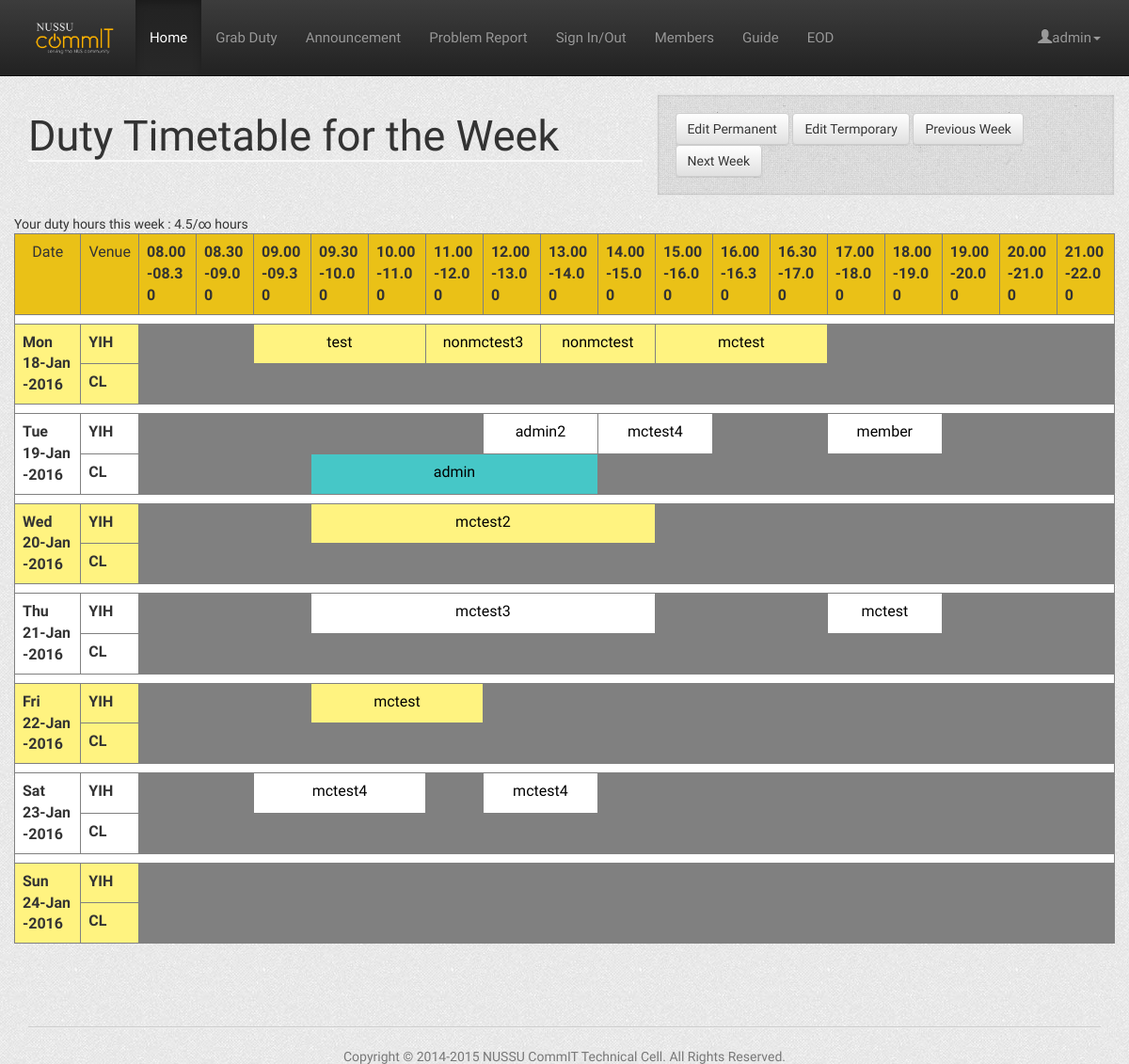
Page /index (signed in) on the committed database.
### tables this page shows
CREATE TABLE IF NOT EXISTS `duty_schedule` (
  `id` int(11) NOT NULL,
  `day` varchar(30) NOT NULL,
  `time` varchar(30) NOT NULL,
  `supervisor_cl` int(11) DEFAULT '-1',
  `supervisor_yih` int(11) DEFAULT '-1',
  `row_id` int(11) NOT NULL
);

CREATE TABLE IF NOT EXISTS `users` (
  `id` int(11) NOT NULL,
  `name` varchar(40) NOT NULL,
  `matric_number` varchar(30) DEFAULT NULL,
  `contact` varchar(30) DEFAULT NULL COMMENT 'phone number',
  `password` varchar(60) NOT NULL,
  `email` varchar(50) NOT NULL DEFAULT '',
  `is_admin` tinyint(1) NOT NULL DEFAULT '0',
  `cell` varchar(24) NOT NULL DEFAULT 'none',
  `position` varchar(24) NOT NULL DEFAULT 'Subcom',
  `new_ann` int(11) NOT NULL DEFAULT '1',
  `status` int(1) NOT NULL DEFAULT '1' COMMENT 'activation status',
  `temp1` int(11) NOT NULL,
  `temp2` int(11) NOT NULL,
  `tracking` varchar(11) NOT NULL DEFAULT '0',
  `duty` int(11) NOT NULL DEFAULT '1',
  `notification` int(11) NOT NULL DEFAULT '0'
);

### Controller/UserController.php (called while the page is built, shortened)
<?php
require_once(dirname(__FILE__).'/../Utils/Connection.php');
require_once(dirname(__FILE__).'/../Utils/DBoperation.php');
class UserController {
    private static $instance;
    private $userList;
    private function __construct() {
        $this->userList = new DBOperation("users");
    }
    public static function getInstance() {
        if (!self::$instance) {
            self::$instance = new self();
        }
        return self::$instance;
    }
    public function isAdmin($userID) {
        $condition = array('id' => $userID);
        $user = $this->userList->get($condition);
        return $user[0]["is_admin"];
    }
}
?>

### Utils/DBoperation.php (called while the page is built, shortened)
<?php
require_once(dirname(__FILE__).'/DBhandler.php');
	Class DBOperation
	{
		private $tableName;
		private static $dbHandler;
		public function DBOperation($tableName)
		{
			$this->tableName = $tableName;
			self::$dbHandler = new DBHandler();
		}
                private function commandiseCondition($condition)
                {
                    $conditionCommand = "";
                    foreach ($condition as $key => $value)
                    {
                        if ($conditionCommand != "")
                        {
                            $conditionCommand = $conditionCommand." AND ";
                        }
                        $conditionCommand = $conditionCommand.$key." = \"".$value."\"";
                    }
                    return $conditionCommand;
                }
                public function get($conditions,$sortBy = "")
		{
                    $conditionCommand = $this->commandiseCondition($conditions);
                    $query = "SELECT * FROM ".$this->tableName;
                    if ($conditionCommand != "")
                    {
                        $query = $query." WHERE ".$conditionCommand;
                    }
                    return self::$dbHandler->getQuery($query);
		}
	};
?>

### Utils/DBhandler.php (called while the page is built, shortened)
<?php
Class DBHandler
{
    private $con;
    public function DBHandler()
    {
        $this->con = mysqli_connect(DB_SERVER,DB_USER,DB_PASS,DB_NAME);
    }
    public function getQuery($query)
    {
        $result = mysqli_query($this->con,$query);
        $data = array();
        $i = 0;
        while ($data[$i++] = mysqli_fetch_array($result));
        unset($data[count($data)-1]);
        return $data;
    }
};
?>

### Controller/DutyController.php (called while the page is built, shortened)
<?php
require_once(dirname(__FILE__).'/../Utils/Connection.php');
require_once(dirname(__FILE__).'/../Model/User.php');
require_once(dirname(__FILE__).'/../Model/Duty.php');
require_once(dirname(__FILE__).'/../Model/Date.php');
require_once(dirname(__FILE__).'/../Utils/DBoperation.php');
class DutyController {
    private static $instance;
    private $dutySchedule;
    private $grabList;
    private $dropList;
    private function __construct() {
        $this->dutySchedule = new DBOperation("duty_schedule");
        $this->grabList = new DBOperation("grabbed_duty");
        $this->dropList = new DBoperation("released_duty");
    }
    public static function getInstance() {
    	if (!self::$instance) {
            self::$instance = new self();
        }
        return self::$instance;
    }
    public function countDutyHours($userID, $day) {
        $day = new Date($day->getDate(), $day->getMonth(), $day->getYear());
        $hours = 0;
        for ($i = 0; $i < 7; ++$i) {
            for ($j = $i * 17 + 1; $j <= ($i + 1) * 17; ++$j) {
                foreach (array('yih','cl') as $k) {
                    $dutyCheck = new DailyDuty($j, null, null, null, $k, $day->getDate(), $day->getMonth(), $day->getYear());
                    if ($this->getSupervisorID($dutyCheck) == $userID) {
                        $hours += $this->getIntervalDuty($j);
                    }
                }
            }
            $day = $day->addDay(1);
        }
        return $hours;
    }
    public function getSupervisorID($duty) {
        $queryCondition = array('id' => $duty->getID());
        $dutySchedule = $this->dutySchedule->get($queryCondition)[0];
        $queryCondition = array('date' => $duty->getDate(),
                                'month' => $duty->getMonth(),
                                'year' => $duty->getYear(),
                                'schedule_id' => $duty->getID(),
                                'venue' => $duty->getLocation());
        $dropList = $this->dropList->get($queryCondition);
        $grabList = $this->grabList->get($queryCondition);
        if (count($dropList) == 0 && count($grabList) == 0) {
            return $dutySchedule["supervisor_".$duty->getLocation()];
        } else if (count($dropList) > 0) {
            return $dropList[count($dropList)-1]["supervisor_id"] * (-1);
        } else if (count($grabList) > 0) {
            return $grabList[count($grabList)-1]["supervisor_id"];
        }
    }
    public function getDutySchedule($date, $month, $year)
    {
        $tempDate = new Date($date, $month, $year);
        $dayName = $tempDate->getDay();
        $queryCondition = array(); $queryCondition["day"] = $dayName;
        $dutySchedule = $this->dutySchedule->get($queryCondition);
        for ($i = 0; $i < count($dutySchedule); ++$i) {
            foreach (["yih","cl"] as $venue) {
                $duty = new DailyDuty($dutySchedule[$i]["id"], null, null, null, $venue, $date, $month, $year);
                $dutySchedule[$i]["supervisor_".$venue] = $this->getSupervisorID($duty);
            }
        }
        return $dutySchedule;
    }
    public function getIntervalDuty($dutySessionID) {
        $timeDuty = $this->getTimeDuty($dutySessionID);
        $startTime = intval(substr($timeDuty,0,2)) * 100 + intval(substr($timeDuty,3,2));
        $endTime = intval(substr($timeDuty,6,2)) * 100 + intval(substr($timeDuty,9,2));
        if (($endTime - $startTime) % 100 == 0) {
            return ($endTime - $startTime) / 100;
        } else {
            return floor(($endTime - $startTime) / 100) + 0.5;
        }
    }
    public function getTimeDuty($dutySessionID) {
        $queryCondition = array('id' => $dutySessionID);
        return $this->dutySchedule->get($queryCondition)[0]['time'];
    }
}
?>

### Model/Duty.php (called while the page is built, shortened)
<?php
class Duty {
    private $id;
    private $location;
    public function __construct($id, $day, $user, $time, $location) {
        $this->id = $id;
        $this->location = $location;
    }
    public function getID() {
    	return $this->id;
    }
    public function getLocation() {
        return $this->location;
    }
   }
class DailyDuty extends Duty {
	private $date;
	private $month;
	private $year;
    public function __construct($id, $day, $user, $time, $location, $date, $month, $year) {
    	$this->date = $date;
    	$this->month = $month;
    	$this->year = $year;
    }
    public function getDate() {
        return  $this->date;
    }
    public function getMonth() {
    	return $this->month;
   	}
   public function getYear() {
   	return $this->year;
   }
}
?>

### Model/Date.php (called while the page is built, shortened)
<?php
class Date {
    private $date = "";
    private $month = "";
    private $year = "";
    public function __construct($date, $month, $year) {
    	$this->date = $date;
    	$this->month = $month;
    	$this->year = $year;
    }
    public function getDate() {
        return $this->date;
    }
    public function getMonth() {
        return $this->month;
    }
    public function getYear() {
        return $this->year;
    }
    public function getDay() {
        $tempDate = $this->year."-".$this->month."-".$this->date;
        return date('l', strtotime( $tempDate));
    }
    public function printToString() {
        $monthName = ["Jan","Feb","Mar","Apr","May","Jun","Jul","Aug","Sep","Oct","Nov","Dec"];
        $string = $this->date."-".$monthName[$this->month-1]."-".$this->year;
        return $string;
    }
    public function addDay($numberOfDays) {
        $date = new DateTime($this->year."-".$this->month."-".$this->date);
        $date->modify("+". $numberOfDays ." day");
        return new self($date->format('d'),$date->format('m'),$date->format('Y'));
    }
}
?>

### Utils/Connection.php (called while the page is built, shortened)
<?php
function connect(){
	$conn = new PDO('mysql:host='.DB_SERVER.';dbname='.DB_NAME.';charset=utf8', DB_USER, DB_PASS,
		array(PDO::MYSQL_ATTR_FOUND_ROWS => true));
    $conn->setAttribute(PDO::ATTR_ERRMODE, PDO::ERRMODE_EXCEPTION);
    return $conn;
}
?>

### index.php (the view, shortened to what this page needs)
<?php
    include_once(dirname(__FILE__).'/Controller/UserController.php');
    $userController = UserController::getInstance();
?>
<html>
	<head>
		<link href="includes/css/bootstrap.min.css" rel="stylesheet">
		<link href="includes/css/bootstrap-theme.min.css" rel="stylesheet">
        <link href="includes/css/style.css" rel="stylesheet">
	</head>
    <body>
        <?php include(dirname(__FILE__).'/includes/header.php');?>
        <?php include(dirname(__FILE__).'/Controller/DutyController.php');?>
		<div class="container">
        <?php
            $dutyController = DutyController::getInstance();
            $userID = $_SESSION['user_id'];
            $day = Date::getToday();
            $plus = 0;
            $day = $day->addDay($plus);
            $dutySchedule = $dutyController->getDutySchedule($day->getDate(),$day->getMonth(),$day->getYear());
        ?>
		<div class="row">
        <?php
        if ($userController->isAdmin($userID) == 1) { ?>
		<div class="col-sm-7">
        <h1>Duty Timetable for the Week</h1>
		</div>
		<div class="col-sm-5 well">
            <a class="btn btn-default" href="editschedule">Edit Permanent</a>
            <a class="btn btn-default" href="edittempschedule">Edit Termporary</a>
			<a class="btn btn-default" href="?plus=<?php echo $plus-7; ?>">Previous Week</a>
			<a class="btn btn-default" href="?plus=<?php echo $plus+7; ?>">Next Week</a>
		</div>
		<?php
		}
        ?>
		</div>
        <div class="row">
        <table border=1 class="table">
            <tr class="table_header">
                <td style="width: 6%">Date</td>
                <td style="width: 4.8%">Venue</td>
                <?php
                echo $dutyController->countDutyHours($_SESSION['user_id'],$day);
                for ($i = 0; $i < count($dutySchedule); ++$i)
                {
                    echo "<th class=\"breakword timeslot\">".$dutySchedule[$i]["time"]."</th>";
                }
                ?>
            </tr>
            <?php
            function printTable($location) {
                global $day;
                global $userController;
                global $dutySchedule;
                    $columnLength = 0;
                    for ($j = 0; $j <= count($dutySchedule); ++$j)
                    {
                        if ($j == count($dutySchedule) || ($j > 0 && $dutySchedule[$j]["supervisor_".$location] != $dutySchedule[$j-1]["supervisor_".$location])) {
                            if ($dutySchedule[$j-1]["supervisor_".$location] == 0)
                                $name = "";
                            else if ($dutySchedule[$j-1]["supervisor_".$location] < 0)
                                $name = $userController->getUserName($dutySchedule[$j-1]["supervisor_".$location] * (-1));
                            else
                                $name = $userController->getUserName($dutySchedule[$j-1]["supervisor_".$location]);
                            if ($dutySchedule[$j-1]["supervisor_".$location] < 0) {
                                echo "<td colspan=".$columnLength." class='dropped_cell'>";
                            } else if ($_SESSION['user_id'] == $dutySchedule[$j-1]["supervisor_".$location]) {
                                echo "<td colspan=".$columnLength." class='selfduty_cell'>";
                            } else if ($name == "") {
                                echo "<td colspan=".$columnLength." class='noduty_cell'>";
                            } else {
                                echo "<td colspan=".$columnLength.">";
                            }
                            $scheduleID = $dutySchedule[$j-1]['id'];
                            if ($_SESSION['user_id'] == $dutySchedule[$j-1]["supervisor_".$location]) {
                                echo "<a href='releaseduty.php?date=".$day->getDate()."&month=".$day->getMonth()."&year=".$day->getYear()."&venue=".$location."&schedule_id=".($scheduleID-$columnLength+1).",".($scheduleID)."'>";
                            } else if ($dutySchedule[$j-1]["supervisor_".$location] < 0) {
                                echo "<a href='grabduty.php?date=".$day->getDate()."&month=".$day->getMonth()."&year=".$day->getYear()."&venue=".$location."&schedule_id=".($scheduleID-$columnLength+1).",".($scheduleID)."'>";
                            } else {
                                echo "<a href='members?name=$name'>";
                            }
                            echo $name;
                            if ($_SESSION['user_id'] == $dutySchedule[$j-1]["supervisor_".$location]) {
                                echo "</a>";
                            } else if ($dutySchedule[$j-1]["supervisor_".$location] < 0) {
                                echo "</a>";
                            } else {
                                echo "</a>";
                            }
                            echo "</td>";
                            $columnLength = 1;
                        } else {
                            ++$columnLength;
                        }
                    }
            }
            for ($i = 0; $i < 7; ++$i)
            {
                echo "<tr class='blank_row'/>";
                $dutySchedule = $dutyController->getDutySchedule($day->getDate(),$day->getMonth(),$day->getYear());
                $cellClass = ($i % 2 == 0 ? "yellow_cell" : "white_cell");
                echo "<tr class=\"$cellClass\">\n";
                    echo "<th rowspan=2 class=\"breakword\">".substr($day->getDay(),0,3)."<br>".$day->printToString()."</th>";
                    echo "<th>YIH</th>";
                    printTable("yih");
                echo "</tr>\n";
                echo "<tr class=$cellClass>\n";
                    echo "<th>CL</th>";
                    printTable("cl");
                echo "</tr>\n";
                $day = $day->addDay(1);
            }
            ?>
        </table>
		</div>
		</div>
        <?php include(dirname(__FILE__).'/includes/footer.php');?>
	</body>
</html>

### includes/css/style.css (style rules this page uses)
html { position: relative; min-height: 100%; }
body { margin-bottom: 60px; background: url(../img/bg.png); }
.table { background-color: white; }
.selfduty_cell { background-color: #46C7C7; }
.noduty_cell { background-color: gray; }
.yellow_cell { background-color: #FFF380; }
.white_cell { background-color: white; }
.blank_row { height: 10px !important; background-color: #FFFFFF; }
.table_header { background-color: #EAC117; }
.timeslot { width: 5.2%; }
.breakword { word-break:break-all; word-wrap: break-word; }
a { color:black; }
td { text-align: center; }
h1, h2 { font-family: 'Roboto Condensed', sans-serif; font-size:45px; font-weight:400; color:#333333; }
h1 { border-bottom: 2px solid #f8f8f8; }
.table > thead > tr > th, .table > tbody > tr > th, .table > tfoot > tr > th, .table > thead > tr > td, .table > tbody > tr > td, .table > tfoot > tr > td { padding: 8px; line-height: 1.42857143; vertical-align: top; border-top: 1px solid gray; }

### rows in the picture
duty_schedule: time "08.00-08.30"
duty_schedule: time "08.30-09.00"
duty_schedule: time "09.00-09.30"
duty_schedule: time "09.30-10.00"
duty_schedule: time "10.00-11.00", supervisor_yih.name "test"
duty_schedule: time "11.00-12.00"
duty_schedule: time "12.00-13.00", supervisor_yih.name "nonmctest3"
duty_schedule: time "13.00-14.00"
duty_schedule: time "14.00-15.00", supervisor_yih.name "nonmctest"
duty_schedule: time "15.00-16.00"
duty_schedule: time "16.00-16.30"
duty_schedule: time "16.30-17.00", supervisor_yih.name "mctest"
duty_schedule: time "17.00-18.00"
duty_schedule: time "18.00-19.00"
duty_schedule: time "19.00-20.00"
duty_schedule: time "20.00-21.00"
duty_schedule: time "21.00-22.00", supervisor_yih 0 (drawn), supervisor_cl 0 (drawn)
duty_schedule: supervisor_yih.name "admin2", supervisor_cl.name "admin"
duty_schedule: supervisor_yih.name "mctest4"
duty_schedule: supervisor_yih.name "member"
duty_schedule: supervisor_yih.name "mctest2"
duty_schedule: supervisor_yih.name "mctest3"
duty_schedule: supervisor_yih.name "mctest"
duty_schedule: supervisor_yih.name "mctest"
duty_schedule: supervisor_yih.name "mctest4"
duty_schedule: supervisor_yih.name "mctest4"

### other values in the picture
$_SESSION['user_name'] "admin"
substr($day->getDay(),0,3) "Mon"
$day->printToString() "18-Jan-2016"
substr($day->getDay(),0,3) "Tue"
$day->printToString() "19-Jan-2016"
substr($day->getDay(),0,3) "Wed"
$day->printToString() "20-Jan-2016"
substr($day->getDay(),0,3) "Thu"
$day->printToString() "21-Jan-2016"
substr($day->getDay(),0,3) "Fri"
$day->printToString() "22-Jan-2016"
substr($day->getDay(),0,3) "Sat"
$day->printToString() "23-Jan-2016"
substr($day->getDay(),0,3) "Sun"
$day->printToString() "24-Jan-2016"
